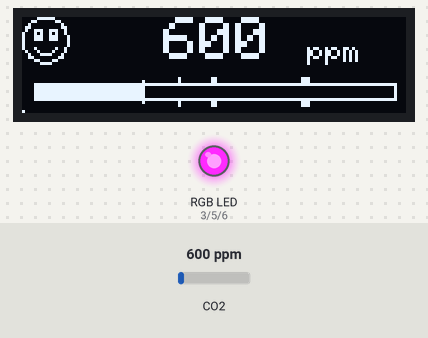
A program run on a simulated Arduino Pro Mini, built with avr-gcc and run on an emulated ATmega328P. Shown: 128×32 one-colour display, an RGB LED mixed from three pins (HIGH = lit). Inputs (shaded band) come from the test bench; at power-on: CO2 600 ppm.

Above: at 4.86 s.
4.9 s: CO2 set to 563 ppm
At 6.25 s:
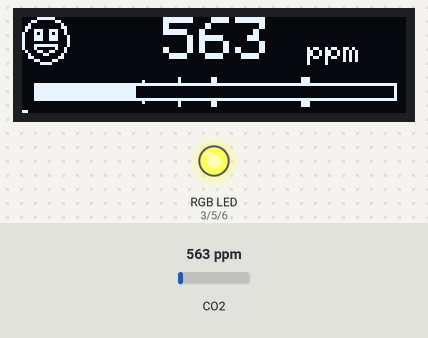
6.5 s: CO2 set to 1050 ppm
At 8.32 s:
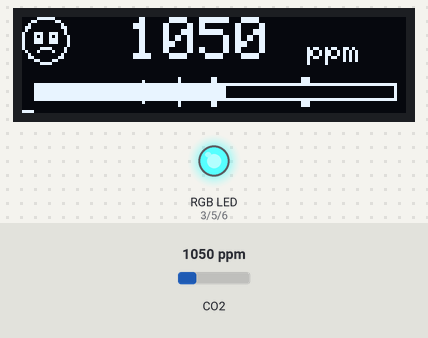
9.0 s: CO2 set to 1018 ppm
At 9.44 s:
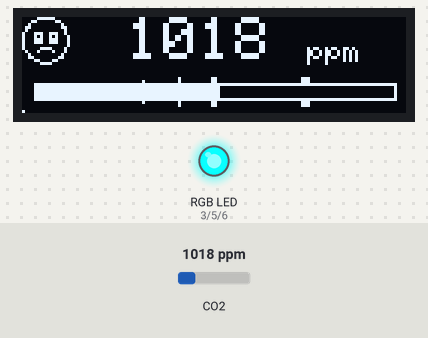
10.9 s: CO2 set to 959 ppm
At 12.47 s:
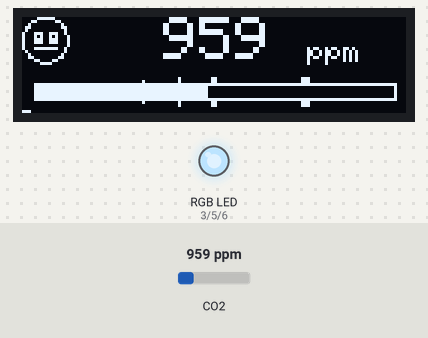
13.1 s: CO2 set to 1700 ppm
At 14.55 s:
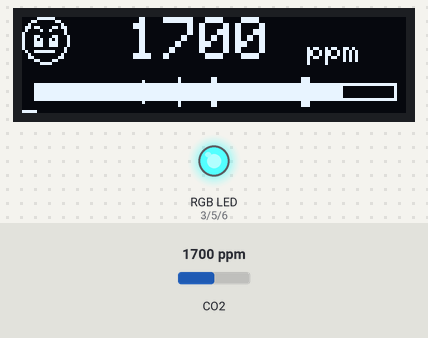
15.2 s: CO2 set to 452 ppm
At 16.62 s:
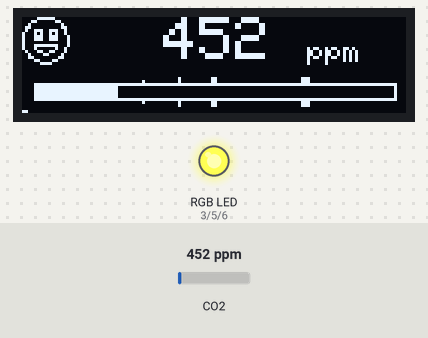
Timing chart, 0 to 18.3 s (numbered marks = the images above; inputs shaded):
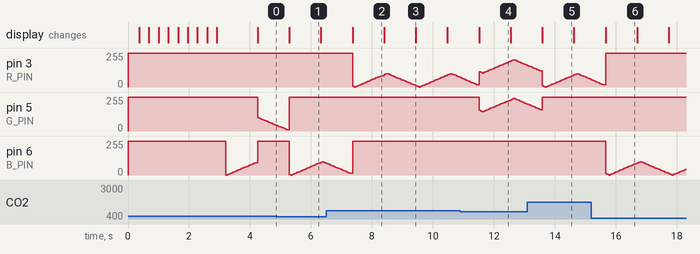

Measured:
- the behaviour switches between 600 and 599 ppm on CO2 (found by bisection; images 0 and 1)
- the behaviour switches between 1000 and 999 ppm on CO2 (found by bisection; images 3 and 4)
- after the input at 4.9 s, the display: changes after 0.39 s (image 1)
- after the input at 6.5 s, the display: changes after 0.87 s (image 2)
- after the input at 10.9 s, the display: changes after 0.61 s (image 4)
- after the input at 13.1 s, the display: changes after 0.49 s (image 5)
- after the input at 15.2 s, the display: changes after 0.46 s (image 6)

The program:

main.cpp
```cpp
#include <Arduino.h>
#include <Adafruit_I2CDevice.h>
#include <MHZ19.h>
#include <SPI.h>

#include <Screen.h>
#include "LEDs.h"

#undef TEST_RUN

#define CO2_MEASURE_PERIOD_MS 1000

MHZ19 co2;
int last_co2_value = 0;

void setup() {

  InitLeds();

  Serial.begin(9600);
  co2.begin(Serial);
  co2.autoCalibration(true);

  InitScreen();

}


void loopColor(uint32_t pin){

  for(int i = 255; i >= 0; i--){
    analogWrite(pin,i);
    delay(5);
  }

  for(int i = 0; i < 255; i++){
    analogWrite(pin,i);
    delay(5);
  }
}

void loop() {
#ifdef TEST_RUN
  updateLeds(100);
  drawInfo(100);
  delay(1000);

  updateLeds(600);
  drawInfo(600);
  delay(1000);

  updateLeds(800);
  drawInfo(800);
  delay(1000);

  updateLeds(1000);
  drawInfo(1000);
  delay(1000);

  updateLeds(1500);
  drawInfo(1500);
  delay(1000);

  /*updateLeds(100);
  delay(100);*/

/*
  writeRGB(240,0,0);
  drawInfo(240);
  delay(1000);

  writeRGB(230,0,0);
    drawInfo(230);
  delay(1000);
*/
#else
  static unsigned long lastCo2Measure = millis();

  if( millis() - lastCo2Measure > CO2_MEASURE_PERIOD_MS){
    last_co2_value = co2.getCO2();
    drawInfo(last_co2_value);
    lastCo2Measure = millis();
  }

  updateLeds(last_co2_value);
  delay(50);
#endif
}
```

LEDs.h
```cpp
#ifndef __LEDS_H__
#define __LEDS_H__

#define R_PIN PD3
#define G_PIN PD5
#define B_PIN PD6


void InitLeds();
void writeRGB(uint8_t r, uint8_t g, uint8_t b);
void updateLeds(int pValue);

#endif //__LEDS_H__
```

Screen.h
```cpp
#ifndef __SCREEN_H__
#define __SCREEN_H__
#include <Adafruit_SSD1306.h>

extern Adafruit_SSD1306 display;

void InitScreen();

/**
 * Draw and animate the start up logo
 **/
void drawLogo();


/**
 * Draw the information page: CO2 level and scale
 * It only redraws the screen if the pValue has changed.
 *
 * #
**/
void drawInfo(uint16_t pValue);

#endif // __SCREEN_H__
```

LEDs.cpp
```cpp
#include <Arduino.h>
#include "LEDs.h"

void InitLeds(){

  analogWrite(R_PIN,255);
  analogWrite(G_PIN,255);
  analogWrite(B_PIN,255);

}

void writeRGB(uint8_t r, uint8_t g, uint8_t b){
    analogWrite(R_PIN, 255-r);
    analogWrite(G_PIN, 255-g);
    analogWrite(B_PIN, 255-b);
}


void updateLeds(int pValue){
    static int lastRange = 0;
    static int16_t delta = 0;
    static int8_t direction = 1;
    static unsigned long lastMillis = millis();

    float fDelta = (float)(millis()-lastMillis);

    delta += direction * (int16_t)(fDelta/10.0f);
    if(delta >= 100){
        delta = 100;
        direction = -1;
    }
    if(delta <= 00){
        delta = 0;
        direction = 1;
    }


    int range = -1;

    if( pValue < 600){
        writeRGB(0,0,255-delta);
        range = 1;
    }else if(pValue < 800){
        writeRGB(0,255-delta,0);
        range = 2;
    }else if(pValue < 1000){
        writeRGB(150-delta,110-delta,0);
        range = 3;
    }else{
        writeRGB(255-delta,0,0);
        range = 4;
    }

    if( lastRange != range ){

    }


    lastMillis = millis();
    lastRange = range;

}
```

Source omitted: Screen.cpp (data table, 12118 bytes)
